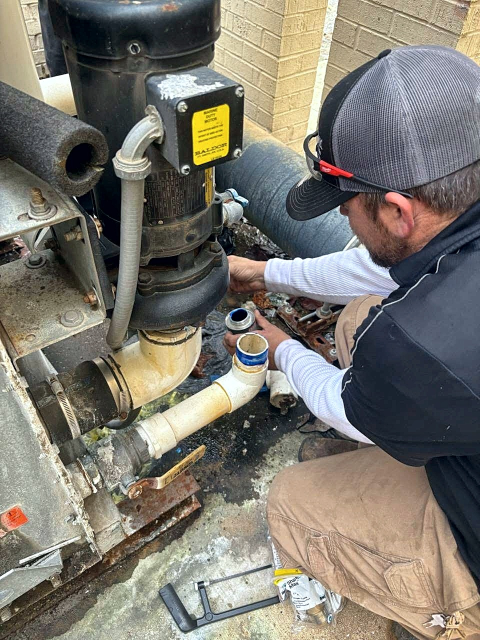
#> input picture glacier-site/brand/jobs/enhanced/b2-09-tech-pump-repair.jpg, 960 x 1280 px, found by its file name (shown at 1/2 size)
$ python make_crew_placements.py
#> lines starting #> are read from the running program, lines starting #| are printed output that depends on the picture
"""Crew Trust ad in Meta's three placement ratios. Real tech photo (b2-09),
hands-over-logo positioning. 1:1 / 9:16 (safe zones) / 1.91:1. Deterministic."""
from PIL import Image, ImageDraw, ImageFont, ImageOps
import numpy as np, os

SC=2
FT="/tmp/mfonts"
NAVY=(0,43,88,255); DEEPN=(0,26,54,255); RED=(225,31,38,255)
HEAD=(12,52,96,255); SLATE=(84,106,128,255); ICE=(21,115,168,255)
PHOTO="brand/jobs/enhanced/b2-09-tech-pump-repair.jpg"

def f(n,s): return ImageFont.truetype(f"{FT}/Montserrat-{n}.ttf", int(s*SC))
def T(d,t,font):
    bb=d.textbbox((0,0),t,font=font); return bb[2]-bb[0],bb[3]-bb[1],bb
def center(d,t,font,cy,fill,cx):
    w,h,bb=T(d,t,font)
    d.text((cx-w/2-bb[0],cy-h/2-bb[1]),t,font=font,fill=fill)

def eyebrow_brand(img,d,W,cy,fill,fs=19,mh1=46):
    mark=Image.open("public/logo-mark.png").convert("RGBA"); mark=mark.crop(mark.getbbox())
    mh=int(mh1*SC); mw=int(mark.width*mh/mark.height)
    font=f("Bold",fs); track=5*SC
    t="GLACIER HEATING & AIR  ·  SAN ANTONIO"
    widths=[T(d,c,font)[0] if c!=' ' else font.size*0.5 for c in t]
    total=sum(widths)+track*(len(t)-1)
    gapm=int(16*SC)
    x0=(W-(mw+gapm+total))/2
    img.alpha_composite(mark.resize((mw,mh),Image.LANCZOS),(int(x0),int(cy*SC-mh/2)))
    ref=d.textbbox((0,0),"K",font=font); ytop=cy*SC-(ref[3]-ref[1])/2-ref[1]
    x=x0+mw+gapm
    for c,wd in zip(t,widths):
        if c!=' ': d.text((x,ytop),c,font=font,fill=fill)
        x+=wd+track

def hero(img,W,top_h,centering=(0.5,0.35),start=0.42):
#> called with W = 2160, top_h = 1272, centering = (0.5, 0.35), start = 0.42
    ph=Image.open(PHOTO).convert("RGB")
#> ph is the input picture: PIL image 960x1280 RGB; mean R, G, B 124.4, 120.2, 111
    ph=ImageOps.fit(ph,(W,top_h),Image.LANCZOS,centering=centering)
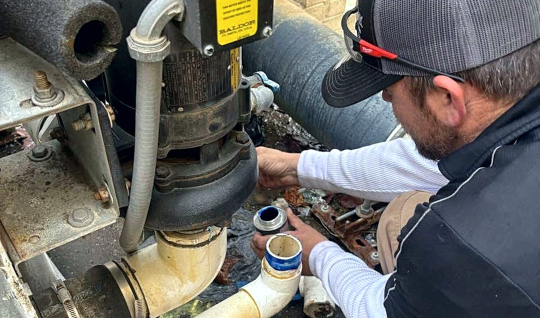
#> ph: PIL image 2160x1272 RGB (shown at 1/4 size); mean R, G, B 103.7, 102.2, 98.8
    img.paste(ph,(0,0))
    grad=Image.new("L",(1,top_h),0)
    for yy in range(top_h):
        t=max(0,(yy/top_h-start))/(1-start)
        grad.putpixel((0,yy),int(240*t**1.25))
    grad=grad.resize((W,top_h))
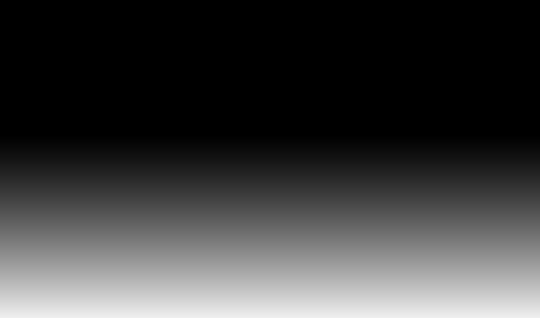
#> grad: PIL image 2160x1272 L (shown at 1/4 size); min 0, max 239, mean 61.5
    ov=Image.new("RGBA",(W,top_h),(0,20,44,255)); ov.putalpha(grad)
#> after `ov = Image.new('RGBA', (W, top_h), (0, 20, 44, 255))`:
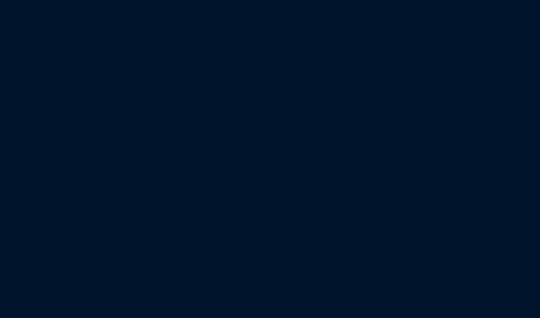
#> ov: PIL image 2160x1272 RGBA (shown at 1/4 size); mean R, G, B, A 0, 20, 44, 255
#> after `ov.putalpha(grad)`:
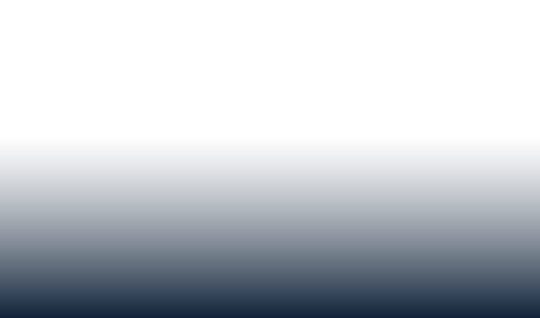
#> ov: PIL image 2160x1272 RGBA (shown at 1/4 size); mean R, G, B, A 0, 20, 44, 61.5; transparent parts drawn white
    img.alpha_composite(ov,(0,0))
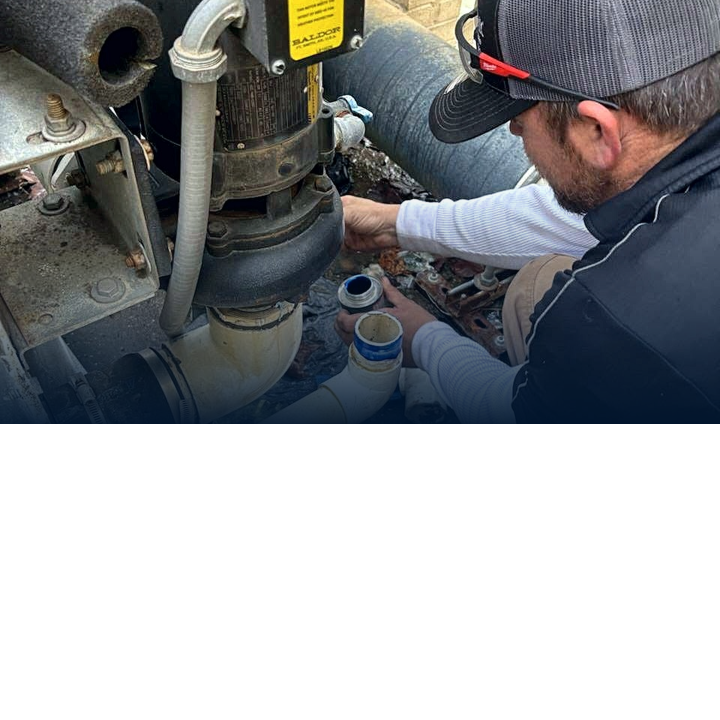
#> img: PIL image 2160x2160 RGBA (shown at 1/3 size); mean R, G, B, A 149.5, 151.5, 153.6, 255
    tops=Image.new("RGBA",(W,int(150*SC)),(0,0,0,0))
#> tops: PIL image 2160x300 RGBA; every value is 0
    tg=ImageDraw.Draw(tops)
    for yy in range(int(150*SC)):
        tg.line([(0,yy),(W,yy)],fill=(0,18,40,int(195*(1-yy/(150*SC)))))
    img.alpha_composite(tops,(0,0))
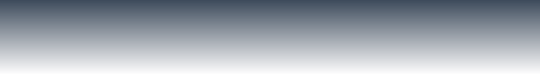
#> tops: PIL image 2160x300 RGBA (shown at 1/4 size); mean R, G, B, A 0, 18, 40, 97.3; transparent parts drawn white
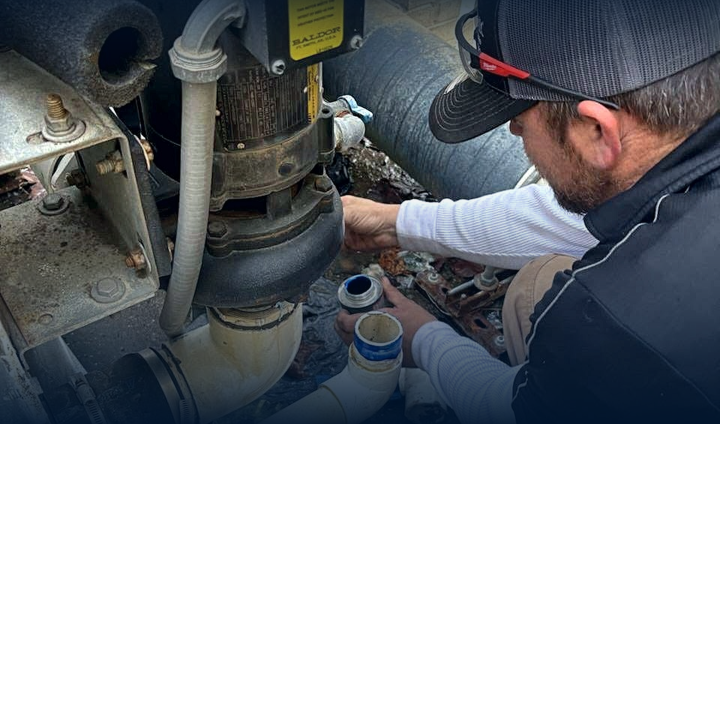
#> img: PIL image 2160x2160 RGBA (shown at 1/3 size); mean R, G, B, A 143.7, 146.8, 150.6, 255

# [32 lines left out: functions badge, check_line, footer, not called in this run]

CHECKS=["Licensed, insured, background-checked",
        "The price in writing before work starts",
        "They clean up like they were never there"]

# ============================ 1:1 — 2160x2160
def sq():
    W,H=1080*SC,1080*SC
    img=Image.new("RGB",(W,H),(255,255,255)).convert("RGBA")
    TOP=int(636*SC)
    hero(img,W,TOP)
    d=ImageDraw.Draw(img,"RGBA")
    d.rectangle([0,0,W,4*SC],fill=RED)
    eyebrow_brand(img,d,W,54,(200,226,246,255),fs=17,mh1=40)
    badge(img,d,int(70*SC),int(96*SC),"OUR CREW · ON A REAL JOB")
    d=ImageDraw.Draw(img,"RGBA")
    center(d,"YOU'RE NOT HIRING A LOGO.",f("Black",44),int(TOP-160*SC),(255,255,255,255),W//2)
    center(d,"YOU'RE HIRING WHOEVER",f("Black",44),int(TOP-108*SC),(120,205,246,255),W//2)
    center(d,"KNEELS NEXT TO YOUR SYSTEM.",f("Black",44),int(TOP-56*SC),(120,205,246,255),W//2)
    d.rectangle([0,TOP,W,H],fill=(255,255,255,255))
    FOOT=int(118*SC); OB=int(80*SC)
    ob_y=H-FOOT-OB
    y=TOP+int(30*SC)
    for t in CHECKS:
        check_line(d,int(90*SC),y,t)
        y+=int(58*SC)
    d.rectangle([0,ob_y,W,ob_y+OB],fill=RED)
    center(d,"FREE EXACT-PRICE ESTIMATES  ·  24/7 EMERGENCY",f("ExtraBold",22),ob_y+OB//2,(255,255,255,255),W//2)
    d=footer(img,d,W,H,H-FOOT,118,phfs=34,sitefs=20)
    img.convert("RGB").save("brand/placements/glc-crew-1x1.png",optimize=True)
    print("1:1 saved",img.size,"checks end",y//SC,"banner",ob_y//SC)

# ============================ 9:16 — 2160x3840
# [85 lines left out: functions story, wide, not called in this run]

os.makedirs("brand/placements",exist_ok=True)
#> (the run stopped early here; a loop or call above may not have finished)

$ run again, with glacier-site/brand/jobs/enhanced/b1-02-runtru-stucco-shrubs.jpg copied over glacier-site/brand/jobs/enhanced/b2-09-tech-pump-repair.jpg
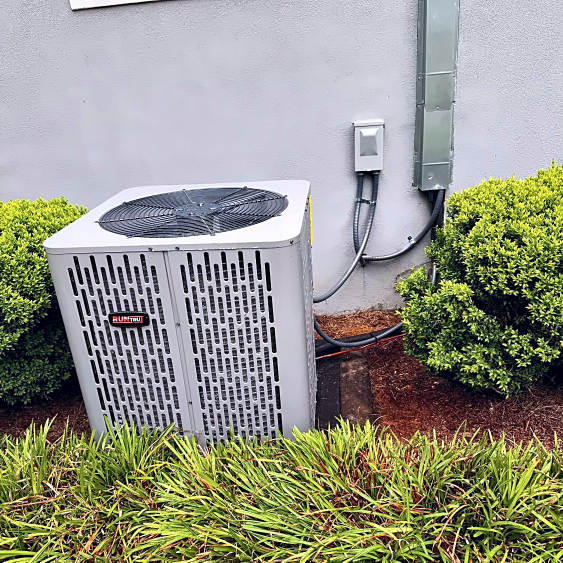
#> input picture glacier-site/brand/jobs/enhanced/b1-02-runtru-stucco-shrubs.jpg, 1125 x 1125 px, found by its file name (shown at 1/2 size)
#> in hero, ph is the input picture: PIL image 1125x1125 RGB; mean R, G, B 148, 147.7, 134.1
#> in hero, `ph=ImageOps.fit(ph,(W,top_h),Image.LANCZOS,centering=centering)`:
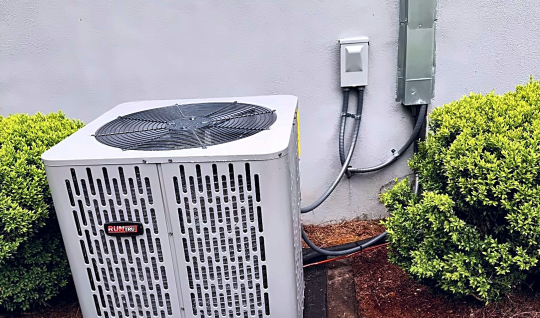
#> ph: PIL image 2160x1272 RGB (shown at 1/4 size); mean R, G, B 146.4, 146.7, 145.4
#> in hero, `img.alpha_composite(tops,(0,0))`:
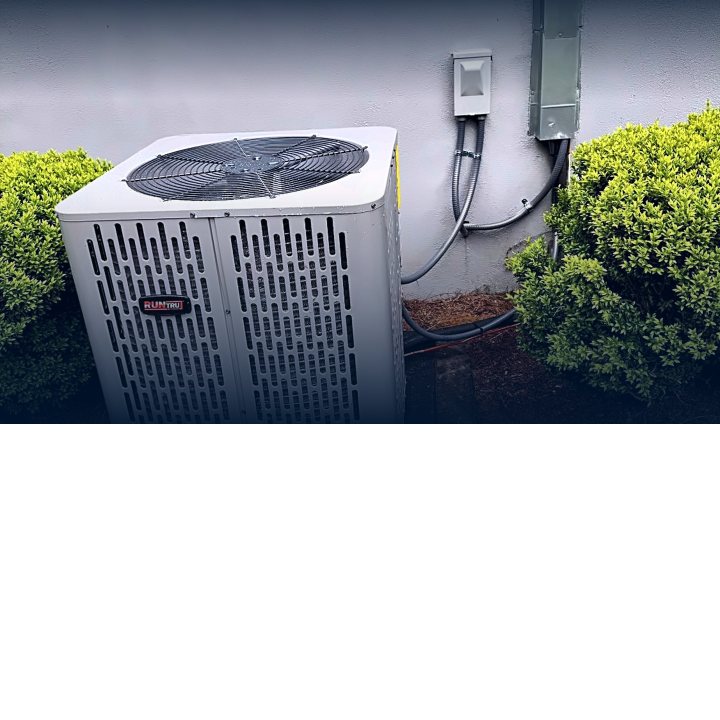
#> img: PIL image 2160x2160 RGBA (shown at 1/3 size); mean R, G, B, A 166.3, 170.7, 173.8, 255
